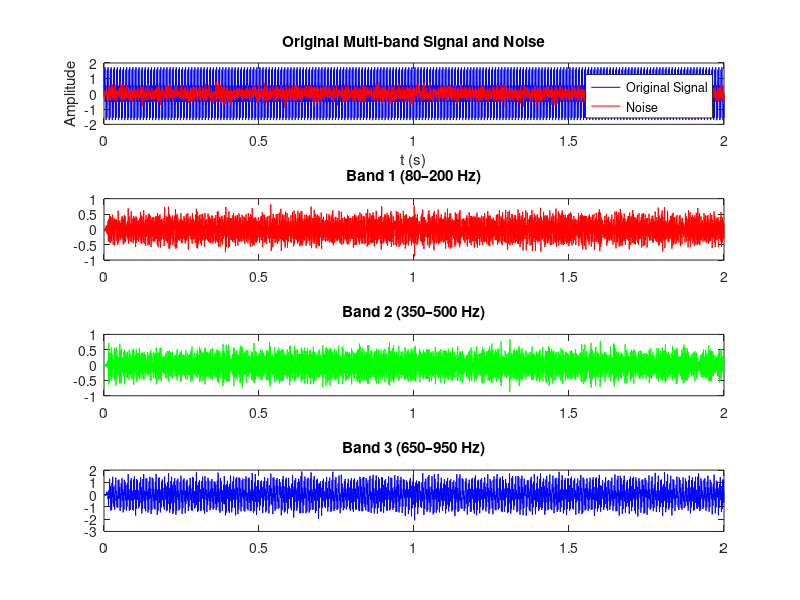
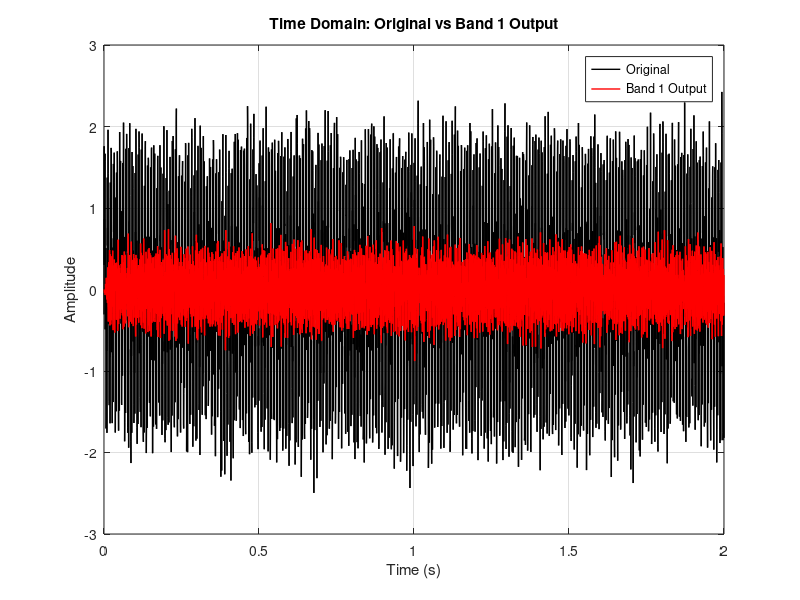
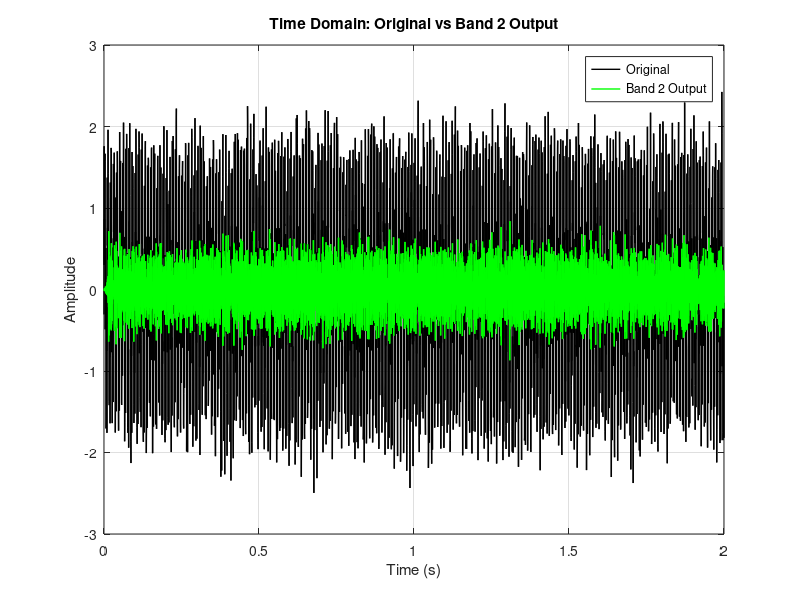
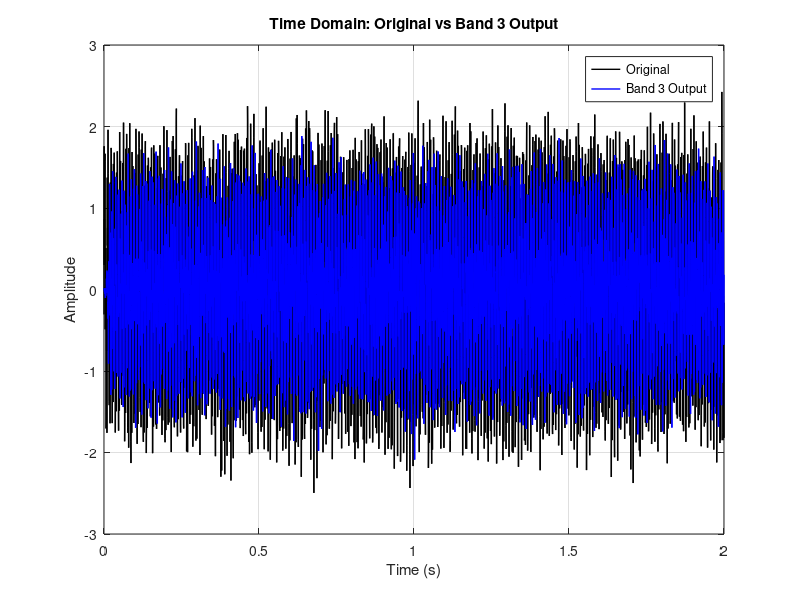

The MATLAB script that drew these images, in order:
clc;
clear;
close all;

%% PARAMETERS
Fs = 2000;                    % Sampling frequency
t = 0:1/Fs:2;                 % 2 seconds duration
N = 60;                       % Filter order (length = N+1)
n = 0:N;                      % Discrete time index

%% MULTI-BAND SIGNAL + RANDOM NOISE
x_clean = sin(2*pi*100*t) + 0.8*sin(2*pi*400*t) + ...
    0.5*sin(2*pi*700*t) + 0.3*sin(2*pi*900*t);
rng('default');               % For repeatable noise
noise = 0.25*randn(size(t));  % Generate noise separately
x = x_clean + noise;          % Noisy signal

%% --- DESIGN 3 FIR BAND-PASS FILTERS (MATHEMATICAL METHOD) ---
% Note: Cutoff frequencies normalized by (Fs/2)
% Band 1: 80–200 Hz
fc1_low = 80/(Fs/2);
fc1_high = 200/(Fs/2);
h1 = (2*fc1_high)*sinc( (2*fc1_high)*(n - N/2) ) - ...
     (2*fc1_low)*sinc( (2*fc1_low)*(n - N/2) );

% Band 2: 350–500 Hz
fc2_low = 350/(Fs/2);
fc2_high = 500/(Fs/2);
h2 = (2*fc2_high)*sinc( (2*fc2_high)*(n - N/2) ) - ...
     (2*fc2_low)*sinc( (2*fc2_low)*(n - N/2) );

% Band 3: 650–950 Hz
fc3_low = 650/(Fs/2);
fc3_high = 950/(Fs/2);
h3 = (2*fc3_high)*sinc( (2*fc3_high)*(n - N/2) ) - ...
     (2*fc3_low)*sinc( (2*fc3_low)*(n - N/2) );

%% --- APPLY FILTERS ---
band1 = filter(h1, 1, x);
band2 = filter(h2, 1, x);
band3 = filter(h3, 1, x);

%% ---- TIME DOMAIN VISUALIZATION ----
figure('Name','Time Domain Visualization');
subplot(4,1,1);
plot(t, x_clean, 'b', 'DisplayName', 'Original Signal'); hold on;
plot(t, noise, 'r', 'DisplayName', 'Noise');
title('Original Multi-band Signal and Noise');
xlabel('t (s)'); ylabel('Amplitude');
legend; hold off;

subplot(4,1,2); plot(t, band1, 'r'); title('Band 1 (80–200 Hz)');
subplot(4,1,3); plot(t, band2, 'g'); title('Band 2 (350–500 Hz)');
subplot(4,1,4); plot(t, band3, 'b'); title('Band 3 (650–950 Hz)');

%% ---- TIME DOMAIN: OVERLAY PLOTS FOR EACH FILTERED BAND ----
figure('Name','Original vs Band 1 Output (Time Domain)');
plot(t, x, 'k', 'LineWidth', 1); hold on;
plot(t, band1, 'r', 'LineWidth', 1);
legend('Original','Band 1 Output');
xlabel('Time (s)'); ylabel('Amplitude');
title('Time Domain: Original vs Band 1 Output');
grid on;

figure('Name','Original vs Band 2 Output (Time Domain)');
plot(t, x, 'k', 'LineWidth', 1); hold on;
plot(t, band2, 'g', 'LineWidth', 1);
legend('Original','Band 2 Output');
xlabel('Time (s)'); ylabel('Amplitude');
title('Time Domain: Original vs Band 2 Output');
grid on;

figure('Name','Original vs Band 3 Output (Time Domain)');
plot(t, x, 'k', 'LineWidth', 1); hold on;
plot(t, band3, 'b', 'LineWidth', 1);
legend('Original','Band 3 Output');
xlabel('Time (s)'); ylabel('Amplitude');
title('Time Domain: Original vs Band 3 Output');
grid on;

%% ---- FREQUENCY DOMAIN (FFT MAGNITUDE COMPARISON) ----
nfft = 2^nextpow2(length(x));
f = Fs/2 * linspace(0,1,nfft/2+1);
X = fft(x, nfft);
B1 = fft(band1, nfft);
B2 = fft(band2, nfft);
B3 = fft(band3, nfft);

% All spectra together
figure('Name','Frequency Domain Visualization (All Outputs)');
plot(f, abs(X(1:nfft/2+1)), 'k','LineWidth',1); hold on;
plot(f, abs(B1(1:nfft/2+1)), 'r','LineWidth',1);
plot(f, abs(B2(1:nfft/2+1)), 'g','LineWidth',1);
plot(f, abs(B3(1:nfft/2+1)), 'b','LineWidth',1);
title('Spectrum of Original and All Filtered Bands');
legend('Original','Band1','Band2','Band3');
xlabel('Frequency (Hz)'); ylabel('Magnitude'); grid on;

% Overlay spectrum for each band
figure('Name','Spectrum: Original vs Band 1');
plot(f, abs(X(1:nfft/2+1)), 'k','LineWidth',1); hold on;
plot(f, abs(B1(1:nfft/2+1)), 'r','LineWidth',1);
legend('Original','Band 1 Output');
xlabel('Frequency (Hz)'); ylabel('Magnitude');
title('Spectrum: Original vs Band 1 Output');
grid on;

figure('Name','Spectrum: Original vs Band 2');
plot(f, abs(X(1:nfft/2+1)), 'k','LineWidth',1); hold on;
plot(f, abs(B2(1:nfft/2+1)), 'g','LineWidth',1);
legend('Original','Band 2 Output');
xlabel('Frequency (Hz)'); ylabel('Magnitude');
title('Spectrum: Original vs Band 2 Output');
grid on;

figure('Name','Spectrum: Original vs Band 3');
plot(f, abs(X(1:nfft/2+1)), 'k','LineWidth',1); hold on;
plot(f, abs(B3(1:nfft/2+1)), 'b','LineWidth',1);
legend('Original','Band 3 Output');
xlabel('Frequency (Hz)'); ylabel('Magnitude');
title('Spectrum: Original vs Band 3 Output');
grid on;

%% ---- IMPULSE RESPONSE PLOTS ----
figure;
subplot(3,1,1); stem(n, h1, 'r','filled');
title('Impulse Response: Band 1'); xlabel('n'); ylabel('h1[n]'); grid on;
subplot(3,1,2); stem(n, h2, 'g','filled');
title('Impulse Response: Band 2'); xlabel('n'); ylabel('h2[n]'); grid on;
subplot(3,1,3); stem(n, h3, 'b','filled');
title('Impulse Response: Band 3'); xlabel('n'); ylabel('h3[n]'); grid on;
